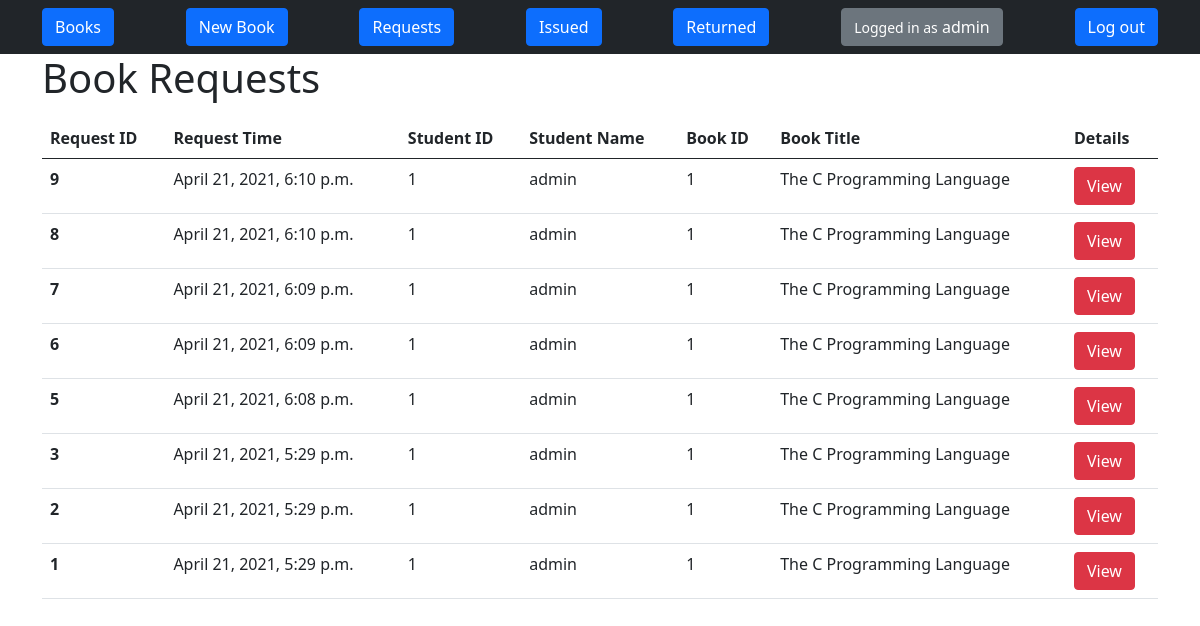
The app's page /books/requests/ (signed in), older data.
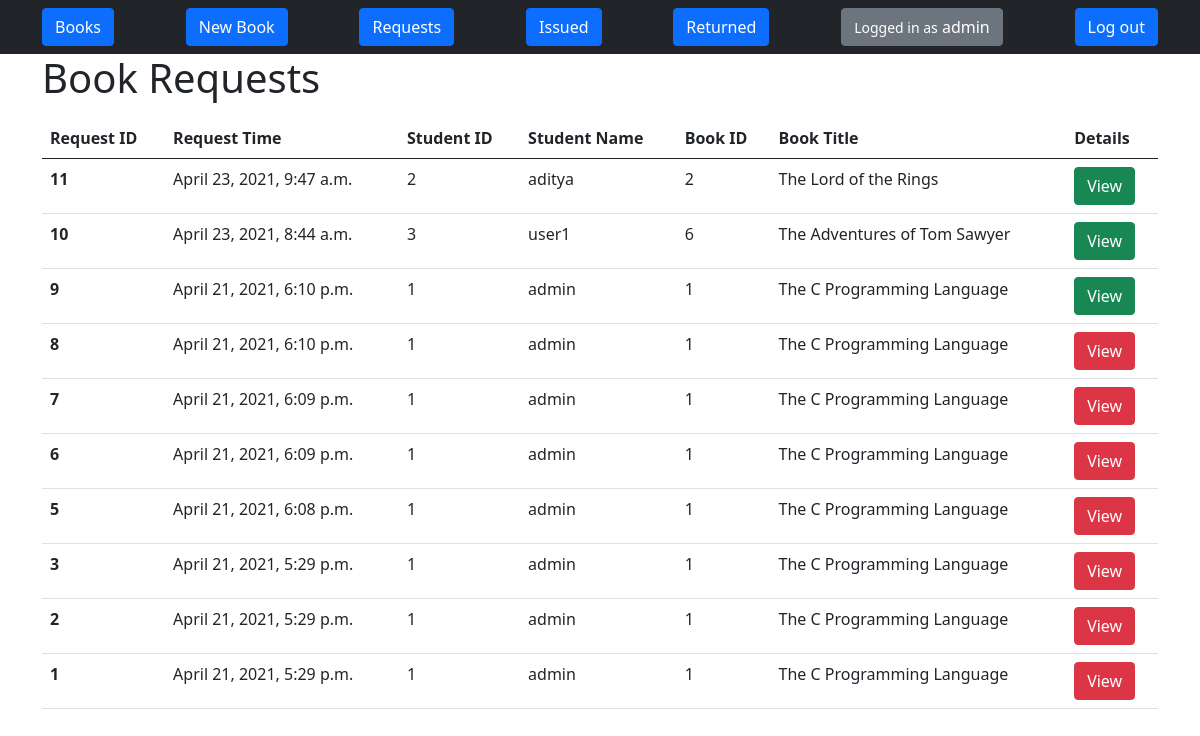
The same page, newer data.
### books/models.py (models this page shows)
class Request(models.Model):
    userid= models.IntegerField()
    bookid= models.IntegerField()
    requesttime = models.DateTimeField(default=timezone.now)
    approved = models.BooleanField(default=False)

class Book(models.Model):
    title = models.CharField(max_length=255)
    author = models.CharField(max_length=255)
    publisher = models.CharField(max_length=255)
    genre= models.CharField(max_length=255)
    summary = models.TextField()
    ISBN = models.CharField(max_length=13)
    location = models.CharField(max_length=500)
    available = models.BooleanField(default=True)
    img = models.URLField(max_length=2083, default="https://upload.wikimedia.org/wikipedia/commons/thumb/0/0b/Book_icon_%28closed%29_-_Blue_and_gold.svg/343px-Book_icon_%28closed%29_-_Blue_and_gold.svg.png")
    pdf = models.URLField(max_length=2083, blank=True)

### books/views.py (the view)
# urls.py: path('requests/',views.request_list,name='request-list'),
@permission_required('books.view_request')
def request_list(request):
    reqs = Request.objects.all()
    reqs = reqs[::-1]
    obj = []
    for r in reqs:
        u = User.objects.get(id=r.userid)
        b = Book.objects.get(id=r.bookid)
        obj.append({
            "req": r,
            "student": u,
            "book": b,
        })
    return render(request, 'books/request_list.html', {'obj': obj})

### books/templates/books/request_list.html (shortened to what this page needs)
{% extends 'base.html' %}
{% block content %}
    <legend><h1>Book Requests</h1></legend>
    <table class="table">
        <thead>
            <tr>
                <th scope="col">Request ID</th>
                <th scope="col">Request Time</th>
                <th scope="col">Student ID</th>
                <th scope="col">Student Name</th>
                <th scope="col">Book ID</th>
                <th scope="col">Book Title</th>
                <th scope="col">Details</th>
            </tr>
        </thead>
        <tbody>
        {% for o in obj %}
            <tr>
                <th scope="row">{{o.req.id}}</th>
                <td>{{o.req.requesttime}}</td>
                <td>{{o.student.id}}</td>
                <td>{{o.student.username}}</td>
                <td>{{o.book.id}}</td>
                <td>{{o.book.title}}</td>
                <td><a href="{%url 'request-list'%}{{o.req.id}}" class="btn btn-{%if o.req.approved%}success{%else%}danger{% endif %}">View</a></td>
            </tr>
        {% endfor %}
        </tbody>
    </table>
{% endblock content %}

Row changes from the older to the newer data that the page shows:
added Request: req.id "11", req.requesttime "April 23, 2021, 9:47 a.m.", student.id "2", student.username "aditya", book.id "2", book "The Lord of the Rings", approved True (drawn)
added Request: req.id "10", req.requesttime "April 23, 2021, 8:44 a.m.", student.id "3", student.username "user1", book.id "6", book "The Adventures of Tom Sawyer", approved True (drawn)
changed Request id 9: approved False → True (drawn)
